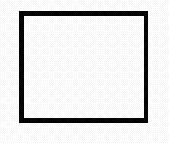
#> input picture singleSquare.png, 169 x 143 px, given in place of three_shapes.png, which was not available
$ python binary_object_properties.py
#> lines starting #> are read from the running program, lines starting #| are printed output that depends on the picture; after the words box and inside, x2 and y2 are one past the last pixel; in counts of white or black regions, pixels touching at a corner belong together; pictures that were not available may be replaced by others from this repository, and a replacement may not be noted
### binary_images/otsu.py
import numpy as np
from PIL import Image

def load_image(img_filename, greyscale=True):
#> called with img_filename = 'three_shapes.png', greyscale = False
    image = Image.open(img_filename)
#> image is the input picture: PIL image 169x143 RGBA; mean R, G, B, A 228.4, 228.4, 228.4, 255
    if not greyscale:
        image = image.convert('L')
#> image: PIL image 169x143 L
    image_array = np.asarray(image)
    return image_array

def otsu(grey):
    pixel_number = grey.shape[0] * grey.shape[1]
#> pixel_number = 24167
    mean_weight = 1.0/pixel_number
#> mean_weight = 4.14e-05
    his, bins = np.histogram(grey, np.arange(256))
#> his = 255 values, max 14642 at index 254, min 0 at index 1, mean 94.77; bins = 256 values from 0 to 255
    final_thresh = -1
    final_value = -1
    intensity_arr = np.arange(255)
    for t in bins[1:-1]: # This goes from  1 to 254 uint8 range (Pretty sure wont be those values)
        pcb = np.sum(his[:t])
        pcf = np.sum(his[t:])
        Wb = pcb * mean_weight
        Wf = pcf * mean_weight

        mub = np.sum(intensity_arr[:t]*his[:t]) / float(pcb)
        muf = np.sum(intensity_arr[t:]*his[t:]) / float(pcf)
        if pcf == 0:
            print("pcf", pcf)
            print("muf", muf)
            print("his", his)
        value = Wb * Wf * (mub - muf) ** 2

        if value > final_value:
            final_thresh = t
            final_value = value
#> this loop made 254 passes
#> (pcb, pcf, Wb, Wf, mub, muf, value, final_thresh) on passes 1, 13: (1509, 22658, 0.0624, 0.938, 0, 243, 3456.3, 1), (2208, 21959, 0.0914, 0.909, 3.8, 250.3, 5045.8, 13)
#> (pcb, pcf, Wb, Wf, mub, muf, value) on passes 2 to 7: (1509, 22658, 0.0624, 0.938, 0, 243, 3456.3), (1509, 22658, 0.0624, 0.938, 0, 243, 3456.3), (1509, 22658, 0.0624, 0.938, 0, 243, 3456.3), (1509, 22658, 0.0624, 0.938, 0, 243, 3456.3), (1509, 22658, 0.0624, 0.938, 0, 243, 3456.3), (1509, 22658, 0.0624, 0.938, 0, 243, 3456.3)
#> after the loop, final_thresh = 13; final_value = 5045.8
    final_img = grey.copy()
    final_img[grey > final_thresh] = 1
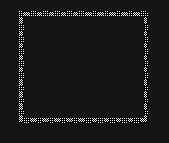
#> final_img: shape (143, 169); min 0, max 12, mean 1.26; drawn with min black and max white
    final_img[grey < final_thresh] = 0
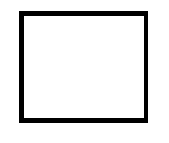
#> final_img: shape (143, 169); values 0 (black) and 1 (white), 90.9% white; 1 black region, box (x1, y1, x2, y2) and area: (19, 11, 148, 123) 2208
    return final_img


def create_otsu_binary(image_name, greyscale=False, as_array=False):
    final_image = otsu(load_image(image_name, greyscale))
    if not as_array:
        final_image = Image.fromarray(final_image)
    return final_image


# [4 lines that do not run on import are left out]

### binary_images/label_objects_binary_image.py
import otsu
import numpy as np
import sys

def neighbors(row, col, image_width, image_height):
    neighborhood = []
    # directly right
    if col < image_width - 1:
        neighborhood.append((row, col + 1))
    if row < image_height - 1:
        # directly below
        neighborhood.append((row + 1, col))
        if col < image_width - 1:
            # down and right
            neighborhood.append((row + 1, col + 1))
        if col > 0:
            # down and left
            neighborhood.append((row, col - 1))
            neighborhood.append((row + 1, col - 1))
    if row > 0:
        if col < image_width - 1:
            neighborhood.append((row - 1, col + 1))
        if col > 0:
            neighborhood.append((row - 1, col - 1))
    return neighborhood

def search(label_image, label_num, row, col):
    label_image[row][col] = label_num
    neighbor_set = neighbors(row, col, label_image.shape[1], label_image.shape[0])
    for neighbor_row, neighbor_col in neighbor_set:
        if label_image[neighbor_row][neighbor_col] == -1:
            search(label_image, label_num, neighbor_row, neighbor_col)

def find_component(label_image, label_num):
#> called with label_num = 0
    for row in range(label_image.shape[0]):
        for col in range(label_image.shape[1]):
            if label_image[row][col] == -1:
                label_num = label_num + 1
                search(label_image, label_num, row, col)
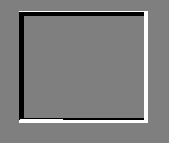
#> label_image: shape (143, 169) int16; min -1, max 1, mean -0.00935; drawn with min black and max white
#> after the loop, label_num = 1
    return label_image, label_num

def recursive_connected_components(image):
    label_image = (1 - image) * -1
    label = 0
    label_image, num_objects = find_component(label_image, label)
    return label_image, num_objects


# [11 lines that do not run on import are left out]

### binary_images/binary_object_properties.py
from label_objects_binary_image import recursive_connected_components
from otsu import create_otsu_binary
import math

# [70 lines left out: functions check_neighbors, find_perimeter, find_area, find_centroids, find_circularity, not called in this run]


if __name__ == '__main__':
    print("binary_object_properties file"
          ".")
    binary_image = create_otsu_binary("three_shapes.png", as_array=True)
#> (the run stopped early here; a loop or call above may not have finished)

$ run again, on TestSquaresWithHoles.jpg
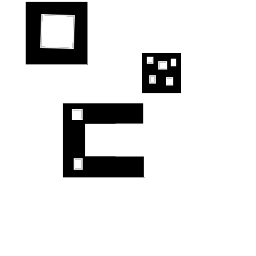
#> input picture TestSquaresWithHoles.jpg, 256 x 256 px, given in place of three_shapes.png, which was not available
#> in load_image, image is the input picture: PIL image 256x256 RGB; min 0, max 255, mean 224.4
#> image: PIL image 256x256 L
#> pixel_number = 65536
#> mean_weight = 1.53e-05
#> his = 255 values, max 56770 at index 254, min 0 at index 11, mean 257; bins = 256 values from 0 to 255
#> the loop in otsu, `for t in bins[1:-1]:` made 254 passes
#> (pcb, pcf, Wb, Wf, mub, muf, value, final_value) on passes 1 to 7: (7231, 58305, 0.11, 0.89, 0, 251.2, 6195, 6195), (7331, 58205, 0.112, 0.888, 0.0136, 251.6, 6290.6, 6290.6), (7333, 58203, 0.112, 0.888, 0.0142, 251.7, 6292.5, 6292.5), (7377, 58159, 0.113, 0.887, 0.032, 251.8, 6334.1, 6334.1), (7379, 58157, 0.113, 0.887, 0.0331, 251.9, 6336, 6336), (7382, 58154, 0.113, 0.887, 0.0351, 251.9, 6338.7, 6338.7), (7386, 58150, 0.113, 0.887, 0.0383, 251.9, 6342.4, 6342.4)
#> in otsu, `final_img[grey < final_thresh] = 0`:
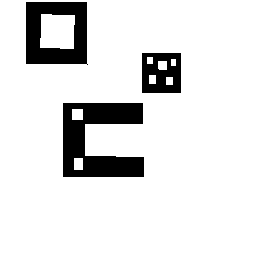
#> final_img: shape (256, 256); values 0 (black) and 1 (white), 88.2% white; 3 black regions, box (x1, y1, x2, y2) and area: (63, 103, 144, 177) 3828, (26, 2, 88, 65) 2649, (142, 53, 181, 93) 1284
#> after the loop in find_component, `for row in range(label_image.shape[0]):`:
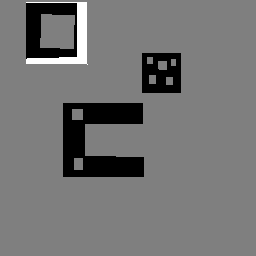
#> label_image: shape (256, 256) int16; min -1, max 1, mean -0.0881; drawn with min black and max white
